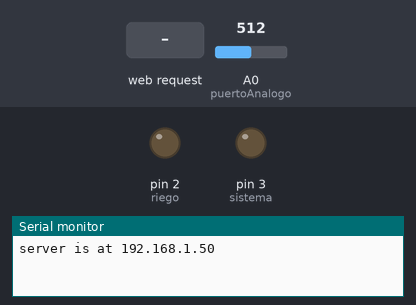
Recording of a sketch running on a simulated Arduino Uno, built with avr-gcc and run on an emulated ATmega328P. On the bench: output pins drawn as LEDs (lit = HIGH), the last lines printed to the serial monitor. The inputs (shaded band) are chosen by the test bench; at power-on: A0 (puertoAnalogo) = 512. WiFi joins after 1.5 s; servers stay silent unless stated.

Above: at 1.2 s.
1.3 s: HTTP request GET /?SISTEMA=ON received
At 1.8 s:
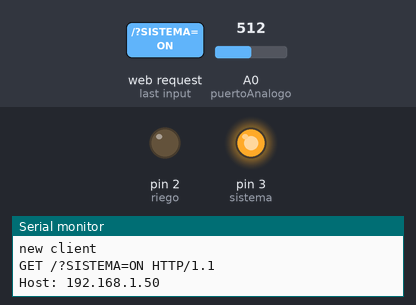
2.8 s: HTTP request GET /?SISTEMA=OFF received
At 4.0 s:
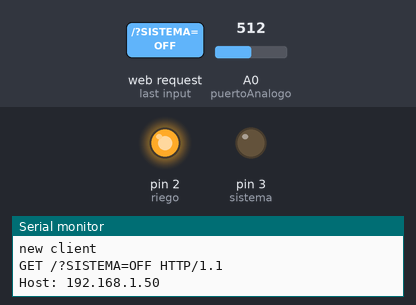
4.3 s: HTTP request GET /?RIEGO=ON received
Timing chart, 0 to 7.3 s (numbered marks = the images above; inputs shaded):
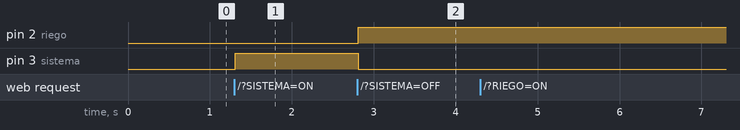

The sketch:

Ethernet_Digital_-_Analogo_Codigo_Final.ino
```cpp
//Creado por Antonio Zamorano, Universidad Autonoma de Nayarit
//Este codigo es de dominio publico, puede ser usado para cualquier proposito.

#include <SPI.h>  //Importamos librería comunicación SPI
#include <Ethernet.h>  //Importamos librería Ethernet

byte mac[] = { 0xDE, 0xAD, 0xBE, 0xEF, 0xFE, 0xED };//Ponemos la dirección MAC de la Ethernet Shield que está con una etiqueta debajo la placa
IPAddress ip(192,168,1,50); //Asingamos la IP al Arduino
IPAddress gateway(192,168,1, 1); // Puerta de enlace o Router
IPAddress subnet(255, 255, 255, 0); //Mascara de Sub Red (Subnet Mask)
EthernetServer server(80); //Creamos un servidor Web con el puerto 80 que es el puerto HTTP por defecto

int riego=2; //Pin de Arduino asignado a la riego
int sistema=3; //Pin de Arduino asignado al sistema
String estado1="OFF"; //Estado de la riego inicialmente en "OFF"
String estado2="OFF"; //Estado del sistema inicialmente en "OFF"
String estado3="HUMEDO";
int estadoriego=1;

void setup()
{
  Serial.begin(9600);

  // Inicializamos la comunicación Ethernet y el servidor
  Ethernet.begin(mac, ip);
  server.begin();
  Serial.print("server is at ");
  Serial.println(Ethernet.localIP());

  pinMode(riego,OUTPUT);
  pinMode(sistema,OUTPUT);
}

void loop()
{
  EthernetClient client = server.available(); //Creamos un cliente Web
  //Cuando detecte un cliente a través de una petición HTTP
  if (client) {
    Serial.println("new client");
    boolean currentLineIsBlank = true; //Una petición HTTP acaba con una línea en blanco
    String cadena=""; //Creamos una cadena de caracteres vacía
    while (client.connected()) {
      if (client.available()) {
        char c = client.read();//Leemos la petición HTTP carácter por carácter
        Serial.write(c);//Visualizamos la petición HTTP por el Monitor Serial
        cadena.concat(c);//Unimos el String 'cadena' con la petición HTTP (c). De esta manera convertimos la petición HTTP a un String


            int puertoAnalogo = 0;
            int lecturaSensor = analogRead(puertoAnalogo);

            if(lecturaSensor<490){ //MONITOREO DE HUMEDAD
            estado3="HUMEDO";


            }
            if(lecturaSensor>490){ //MONITOREO DE HUMEDAD
            estado3="SECO";
            }


         //Ya que hemos convertido la petición HTTP a una cadena de caracteres, ahora podremos buscar partes del texto.

          int posicion1=cadena.indexOf("RIEGO="); //Guardamos la posición de la instancia "riego=" a la variable 'posicion1'

          if(cadena.substring(posicion1)=="RIEGO=ON" || estado3=="SECO" && estadoriego==1)//Si a la posición 'posicion1' hay "riego=ON"
          {
            estado1="ON";
            digitalWrite(riego,LOW);

          }
          if(cadena.substring(posicion1)=="RIEGO=OFF" || estado3=="HUMEDO" || estadoriego==0)//Si a la posición 'posicion1' hay "riego=OFF"
          {
            estado1="OFF";
            digitalWrite(riego,HIGH);

          }


         int posicion2=cadena.indexOf("SISTEMA="); //Guardamos la posición de la instancia "SISTEMA=" a la variable 'posicion2'

          if(cadena.substring(posicion2)=="SISTEMA=ON")//Si a la posición 'posicion2' hay "sistema=ON"
          {
            digitalWrite(sistema,HIGH);
            estado2="ON";
            estadoriego=1;
          }
          if(cadena.substring(posicion2)=="SISTEMA=OFF")//Si a la posición 'posicion2' hay "SISTEMA=OFF"
          {
            digitalWrite(sistema,LOW);
            estado2="OFF";
            estadoriego=0;
          }


        //Cuando reciba una línea en blanco, quiere decir que la petición HTTP ha acabado y el servidor Web está listo para enviar una respuesta
        if (c == '\n' && currentLineIsBlank) {

            // Enviamos al cliente una respuesta HTTP
            client.println("HTTP/1.1 200 OK");
            client.println("Content-Type: text/html");
            client.println("Refresh: 3");  // refresca la pagina automaticamente cada 3 segundos
            client.println();

            //Página web en formato HTML
            client.println("<html>");
            client.println("<head>");
            client.println("</head>");
            client.println("<body>");
            client.println("<body style='background:#E1F5A9'>");
            client.println("<h1>Sistema de Riego Automatizado</h1><h4>Universidad Autonoma de Nayarit</h4><h2>Control de sistema de riego</h2>");
            //Creamos los botones. Para enviar parametros a través de HTML se utiliza el metodo URL encode. Los parámetros se envian a través del símbolo '?'
            client.println("<div>");
            client.println("</b><br />");
            client.println("<button onClick=location.href='./?SISTEMA=ON\' style='margin:auto;background-color: #84B1FF;color: snow;padding: 10px;border: 1px solid #3F7CFF;width:65px;'>");
            client.println("ON");
            client.println("</button>");
            client.println("<button onClick=location.href='./?SISTEMA=OFF\' style='margin:auto;background-color: #84B1FF;color: snow;padding: 10px;border: 1px solid #3F7CFF;width:65px;'>");
            client.println("OFF");
            client.println("</button>");
            client.println("<br /><br />");
            client.println("<b>SISTEMA = ");
            client.print(estado2);
            client.println("</b><br />");
            client.println("<b>ESTADO DE BOMBA DE AGUA= ");
            client.print(estado1);
            client.println("</b><br />");
            client.println("</b></body>");
            client.println("<hr />");
            client.println("<H2>Monitoreo de Humedad</H2>");
            client.println("<br />");
            client.println("Estado del Suelo: ");
            client.println(estado3);
            client.println("<br />");
            client.println("<br />");
            client.println("UAN Carreras de las TIC");
            client.println("</html>");
            break;
        }
        if (c == '\n') {
          currentLineIsBlank = true;
        }
        else if (c != '\r') {
          currentLineIsBlank = false;
        }
      }
    }
    //Dar tiempo al navegador para recibir los datos
    delay(3);
    client.stop();// Cierra la conexión
  }
}
```

Measured:
- after the input at 1.3 s, pin 3 (sistema): LOW → HIGH at once
- after the input at 2.8 s, pin 2 (riego): LOW → HIGH at once; pin 3 (sistema): HIGH → LOW at once
